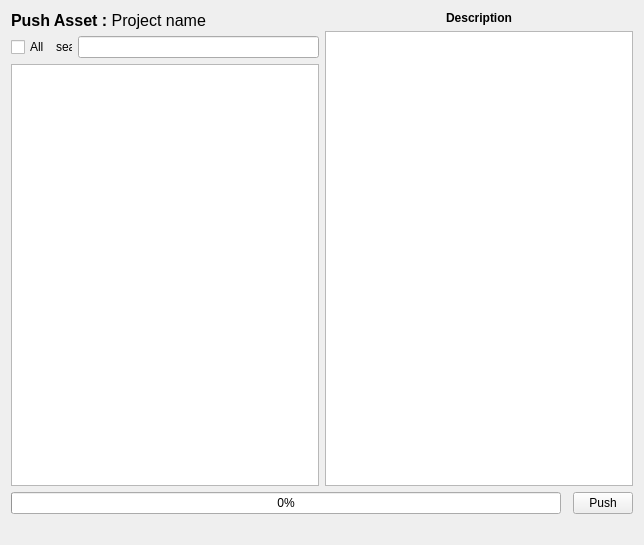
<?xml version="1.0" encoding="UTF-8"?>
<ui version="4.0">
 <class>Form</class>
 <widget class="QWidget" name="Form">
  <property name="geometry">
   <rect>
    <x>0</x>
    <y>0</y>
    <width>644</width>
    <height>545</height>
   </rect>
  </property>
  <property name="windowTitle">
   <string>Asset Push</string>
  </property>
  <layout class="QVBoxLayout" name="verticalLayout_2">
   <item>
    <layout class="QVBoxLayout" name="verticalLayout_main">
     <item>
      <layout class="QHBoxLayout" name="horizontalLayout_center">
       <item>
        <layout class="QVBoxLayout" name="verticalLayout_file">
         <item>
          <widget class="QLabel" name="label_proj">
           <property name="text">
            <string>&lt;html&gt;&lt;head/&gt;&lt;body&gt;&lt;p&gt;&lt;span style=&quot; font-size:12pt; font-weight:600;&quot;&gt;Push Asset :&lt;/span&gt;&lt;span style=&quot; font-size:12pt;&quot;&gt; Project name&lt;/span&gt;&lt;/p&gt;&lt;/body&gt;&lt;/html&gt;</string>
           </property>
          </widget>
         </item>
         <item>
          <layout class="QHBoxLayout" name="horizontalLayout">
           <item>
            <widget class="QCheckBox" name="checkBox">
             <property name="text">
              <string>All</string>
             </property>
            </widget>
           </item>
           <item>
            <widget class="QLabel" name="label_search">
             <property name="maximumSize">
              <size>
               <width>16</width>
               <height>16</height>
              </size>
             </property>
             <property name="text">
              <string>search</string>
             </property>
            </widget>
           </item>
           <item>
            <widget class="QLineEdit" name="lineEdit_file"/>
           </item>
          </layout>
         </item>
         <item>
          <widget class="QListWidget" name="listWidget_file">
           <property name="minimumSize">
            <size>
             <width>300</width>
             <height>0</height>
            </size>
           </property>
           <property name="sortingEnabled">
            <bool>true</bool>
           </property>
          </widget>
         </item>
        </layout>
       </item>
       <item>
        <layout class="QVBoxLayout" name="verticalLayout">
         <item>
          <widget class="QLabel" name="label_comments">
           <property name="text">
            <string>&lt;html&gt;&lt;head/&gt;&lt;body&gt;&lt;p&gt;&lt;span style=&quot; font-weight:600;&quot;&gt;Description&lt;/span&gt;&lt;/p&gt;&lt;/body&gt;&lt;/html&gt;</string>
           </property>
           <property name="alignment">
            <set>Qt::AlignCenter</set>
           </property>
          </widget>
         </item>
         <item>
          <widget class="QPlainTextEdit" name="plainTextEdit_comments">
           <property name="minimumSize">
            <size>
             <width>300</width>
             <height>0</height>
            </size>
           </property>
          </widget>
         </item>
        </layout>
       </item>
      </layout>
     </item>
     <item>
      <layout class="QHBoxLayout" name="horizontalLayout_bottom">
       <item>
        <widget class="QProgressBar" name="progressBar">
         <property name="minimumSize">
          <size>
           <width>550</width>
           <height>0</height>
          </size>
         </property>
         <property name="value">
          <number>0</number>
         </property>
         <property name="textVisible">
          <bool>true</bool>
         </property>
         <property name="invertedAppearance">
          <bool>false</bool>
         </property>
         <property name="textDirection">
          <enum>QProgressBar::TopToBottom</enum>
         </property>
        </widget>
       </item>
       <item>
        <spacer name="horizontalSpacer">
         <property name="orientation">
          <enum>Qt::Horizontal</enum>
         </property>
         <property name="sizeHint" stdset="0">
          <size>
           <width>40</width>
           <height>20</height>
          </size>
         </property>
        </spacer>
       </item>
       <item>
        <widget class="QPushButton" name="pushButton">
         <property name="maximumSize">
          <size>
           <width>60</width>
           <height>16777215</height>
          </size>
         </property>
         <property name="text">
          <string>Push</string>
         </property>
        </widget>
       </item>
      </layout>
     </item>
     <item>
      <widget class="QLabel" name="labelStatus">
       <property name="text">
        <string/>
       </property>
      </widget>
     </item>
    </layout>
   </item>
  </layout>
 </widget>
 <resources/>
 <connections/>
</ui>
